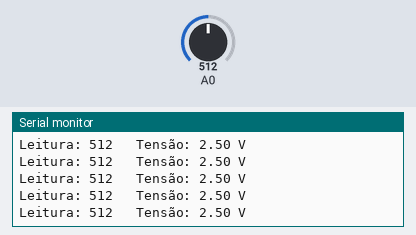
Simulated run of this sketch. Board: Arduino Uno, built with avr-gcc and run on an emulated ATmega328P. Shown: the last lines printed to the serial monitor. The test bench sets the inputs (shaded band); at power-on: A0 = 512.

Above: at 1.2 s.
1.3 s: A0 set to 716
At 1.56 s:
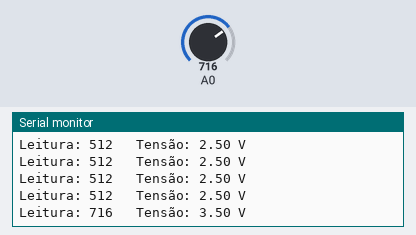
2.8 s: A0 set to 900
At 2.97 s:
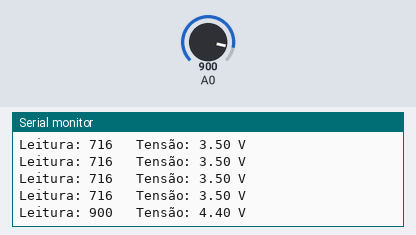
Timing chart, 0 to 5.8 s (numbered marks = the images above; inputs shaded):
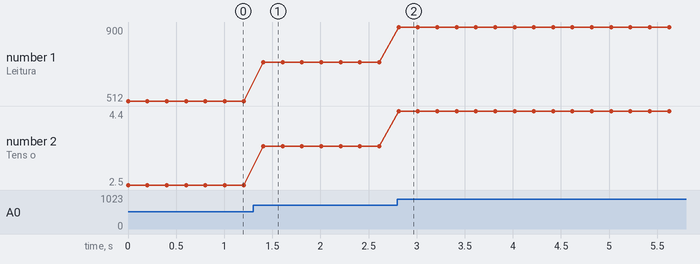

Measured:
- after the input at 1.3 s, the serial monitor: prints a new line after 0.11 s (image 1)
- after the input at 2.8 s, the serial monitor: prints a new line at once (image 2)
- plotted number 1: 512 → 716 after the input at 1.3 s, 716 → 900 after the input at 2.8 s
- plotted number 2: 2.5 → 3.5 after the input at 1.3 s, 3.5 → 4.4 after the input at 2.8 s

The sketch:

aula04_nivel2.ino
```cpp
// Aula 4 – Nível 2: Leitura em volts
// pecas: pot A0
// Converte a leitura do A0 em tensão (0 a 5 V)
#include <Arduino.h>                                // funções do Arduino (pinMode, digitalWrite, delay...)
void setup() {                                      // roda uma vez, quando a placa liga
  Serial.begin(9600);                               // abre o Monitor Serial a 9600 baud
}

void loop() {                                       // repete para sempre
  int leitura = analogRead(A0);                     // 0 a 1023
  float tensao = leitura * 5.0 / 1023.0;            // 5.0 e 1023.0 garantem conta com decimais
  Serial.print("Leitura: ");                        // envia o texto ao Monitor Serial
  Serial.print(leitura);                            // envia leitura ao Monitor Serial
  Serial.print("   Tensão: ");                      // envia o texto ao Monitor Serial
  Serial.print(tensao, 2);                          // envia tensao ao Monitor Serial
  Serial.println(" V");                             // envia o texto ao Monitor Serial e quebra a linha
  delay(200);                                       // espera 200 ms
}
```
